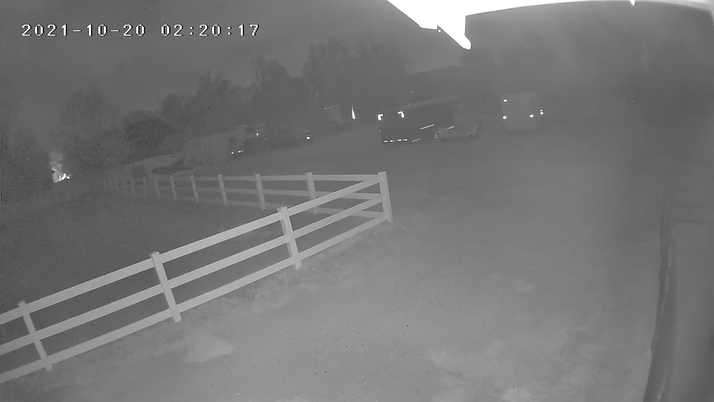
#> input picture Assignment1/Images/Image4.png, 714 x 402 px, shrunk from 1920 x 1080 before the run, found by its file name
$ jupyter execute --allow-errors Assignment1_src.ipynb
#> lines starting #> are read from the running program, lines starting #| are printed output that depends on the picture
**CO-OCCURRENCE MATRIX & CONTRAST:**

1. CALCULATE THE CO-OCCURRENCE MATRIX

[cell 1]
#THIS CELL TO CALCULATE THE CO-OCCURRENCE MATRIX

import numpy as np
import matplotlib.pyplot as plt
from PIL import Image

def CalculateCoOccurrence(image_path):
    # Load the grayscale image
#> called with image_path = 'Images\\Image4.png'
    image = Image.open(image_path).convert("L")
    image_array = np.array(image)

    # Get the dimensions of the image
    height, width = image_array.shape
#> height = 402; width = 714

    # Initialize the co-occurrence matrix
    North = 256
    South = 256
    co_occurrence_matrix = np.zeros((North, South), dtype=int)

    # Calculate co-occurrence matrix using North/South orientation
    for i in range(height):
        if i == height-1:
            break
        for j in range(width):
            pixel = image_array[i,j]
            neighbor = image_array[i+1,j]
            co_occurrence_matrix[pixel,neighbor] += 1
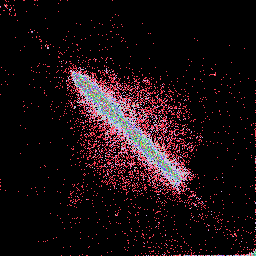
#> co_occurrence_matrix: shape (256, 256) int64; 382 distinct labels, from 0 to 5266; one colour per label, 0 black

    return co_occurrence_matrix

#Testing:
image_path = "Images\Image4.png" #PUT THE NUMBER OF THE IMAGE YOU WANT TO LOAD HERE
resulting_matrix = CalculateCoOccurrence(image_path)
np.set_printoptions(threshold=np.inf, linewidth=np.inf)
print(resulting_matrix)
#> (printed output is left out)

#> (the rest of this cell did not finish here and is left out)

[cell 2]
# [30 lines of commented-out code are left out]

2. CALCULATE CONTRAST

[cell 3]
#THIS CELL TO CALCULATE THE CONTRAST

def CalculateContrast(np_array):
    contrast_numerator=0
    for i in range(256):
        for j in range(256):
            contrast_numerator+=resulting_matrix[i,j]*abs(i-j)
#> after the loop, contrast_numerator = 516809


    contrast_denominator=0
    for i in range(256):
        for j in range(256):
            contrast_denominator+=abs(i-j)


    contrast=contrast_numerator/contrast_denominator
#> contrast = 0.0924

    return contrast
print_contrast=CalculateContrast(resulting_matrix)
#> print_contrast = 0.0924
print("Contrast: ",print_contrast)

**CALCULATE HISTOGRAMS:**

1. CALCULATE IMAGE HISTOGRAM

[cell 4]
#THIS CELL TO CALCULATE THE IMAGE HISTOGRAM

from PIL import Image
import matplotlib.pyplot as plt
import numpy as np

img = Image.open("Images/Image4.png").convert('L')


img_array = np.array(img)

# histogram and cumulative histogram


#histogram
def CalculateHistogram(img_array):
    intensity_counts = [0] * 256  # initialize a list of 256 zeros
    for i in range(img_array.shape[0]):
        for j in range(img_array.shape[1]):
            intensity = img_array[i][j]
            intensity_counts[intensity] += 1
#> after the loop, intensity_counts = 256 values, max 7923 at index 100, min 0 at index 2, mean 1121.2

    return intensity_counts

Image_histogram=CalculateHistogram(img_array)
#> Image_histogram has the same summary as intensity_counts in CalculateHistogram
print(Image_histogram)
plt.figure()
plt.plot(range(256), Image_histogram)
plt.title('Histogram')

plt.show()
#> figure, not shown here; curve peaks at x = 100, y = 7923

2. CALCULATE CUMULATIVE HISTOGRAM

[cell 5]
#THIS CELL TO CALCULATE THE CUMULATIVE HISTOGRAM
def CalculateCumulativeHistogram(intensity_counts):
    cumulative_counts = [0] * 256  # initialize a list of 256 zeros
    for i in range(256):
        cumulative_counts[i] = cumulative_counts[i-1] + intensity_counts[i]
#> after the loop, cumulative_counts = 256 values from 10 to 287028

    return cumulative_counts

Cumulative_Histogram=CalculateCumulativeHistogram(Image_histogram)
#> Cumulative_Histogram = 256 values from 10 to 287028
print(Cumulative_Histogram)
plt.figure()
plt.plot(range(256), Cumulative_Histogram)
plt.title('Cumulative Histogram')

plt.show()
#> figure, not shown here; curve peaks at x = 255, y = 287028

3. CALCULATE COLOR COVERING PERCENTAGE

[cell 6]
#THIS CELL TO CALCULATE THE COLOR COVERING PERCENTAGE

def GetColorAtPercentage(cumulative_histogram,percentage):
#> called with percentage = 10
    color_percentage = [0] * 256  # initialize a list of 256 zeros

    for i in range(256):
        color_percentage[i] = (cumulative_histogram[i]/cumulative_histogram[255])*100
#> after the loop, color_percentage = 256 values from 0.00348 to 100
    x1 = 0
    x2 = 0
    for x in range(256):
        if color_percentage[x] >= percentage:
            x1 = x
            break
    for x in range(256-1,0,-1):
        if color_percentage[x] <= 100-percentage:
            x2 = x
            break
    return x1, x2

GetColorAtPercentage(Cumulative_Histogram,10)
#> Out = (92, 145)

**MODIFY HISTOGRAMS**

1. CONTRAST STRETCHING

[cell 7]
from PIL import Image
import numpy as np
import matplotlib.pyplot as plt


im= Image.open("Images/Image1.png").convert("L")
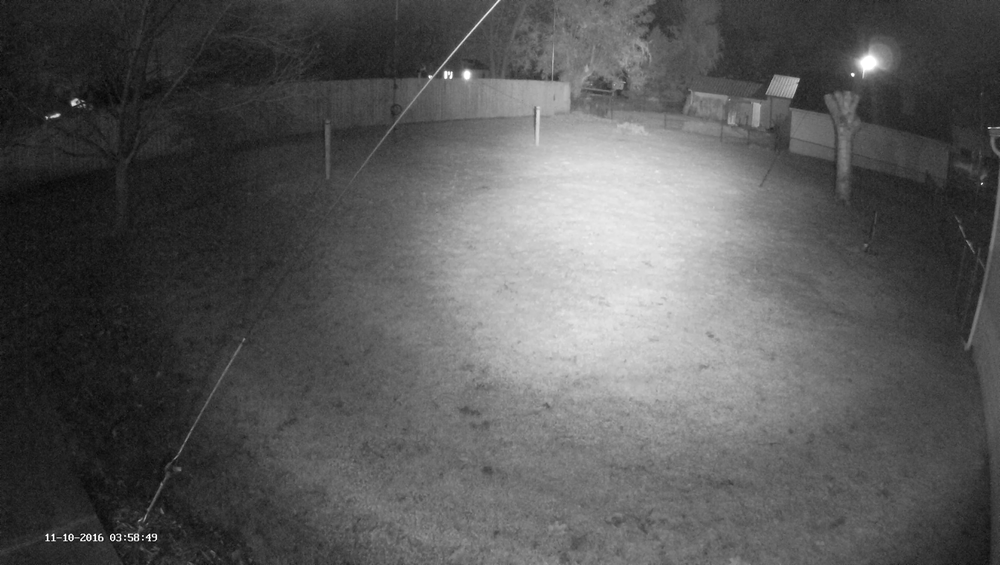
#> input picture Assignment1/Images/Image1.png, 1000 x 565 px, shrunk from 2688 x 1520 before the run
#> im is the input picture: PIL image 1000x565 L; min 0, max 255, mean 88.2
im2= Image.open("Images/Image2.png").convert("L")
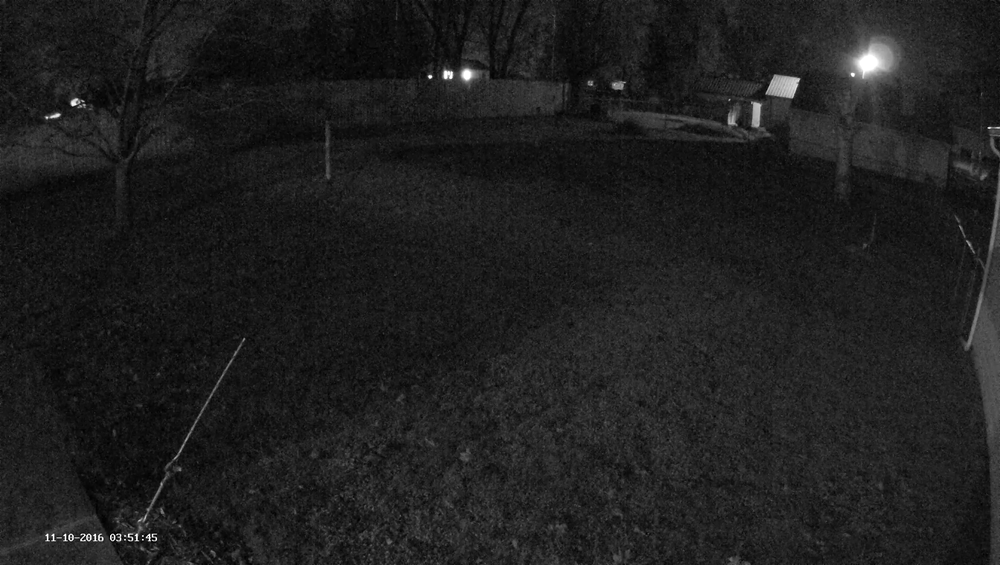
#> input picture Assignment1/Images/Image2.png, 1000 x 565 px, shrunk from 2688 x 1520 before the run
#> im2 is the input picture: PIL image 1000x565 L; min 0, max 255, mean 31
im3= Image.open("Images/Image3.png").convert("L")
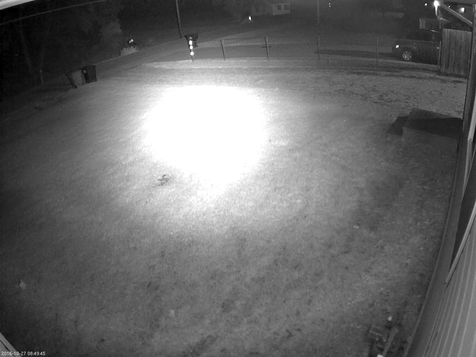
#> input picture Assignment1/Images/Image3.png, 476 x 357 px, shrunk from 1280 x 960 before the run
#> im3 is the input picture: PIL image 476x357 L; min 0, max 255, mean 105.6
imtest= Image.open("Images/Image4.png").convert("L")


pixel_intensity = [0]*256
cumulative_intensity = [0]*256


#plot the histogram
for pixel in imtest.getdata():

    intensity = pixel


    pixel_intensity[intensity] += 1
#> this loop made 287028 passes
#> (pixel, intensity) on passes 1 to 3: (100, 100), (102, 102), (104, 104)
#> after the loop, pixel_intensity has the same summary as intensity_counts in CalculateHistogram

#plt.plot(range(256), pixel_intensity, color='blue')
#plt.show()


cumulative_sum = 0
for i in range(256):
    cumulative_sum += pixel_intensity[i]
    cumulative_intensity[i] = cumulative_sum
#> this loop made 256 passes
#> cumulative_sum on passes 1 to 3: 10, 12, 12
#> after the loop, cumulative_intensity = 256 values from 10 to 287028; cumulative_sum = 287028


#plt.plot(range(256), cumulative_intensity, color='red')
#plt.show()


    # Open the image

im1_array = np.array(im)
im2_array = np.array(im2)
im3_array = np.array(im3)
imtest_array = np.array(imtest)
def ContrastStretching(im_array, a, b, c, d):
#> called with a = 0, b = 255, c = 88, d = 151
    for i in range(im_array.shape[0]):
        for j in range(im_array.shape[1]):
            if im_array[i][j] > d:
                im_array[i][j] = b
            elif im_array[i][j] < c:
                im_array[i][j] = a
            else:
                im_array[i][j] = (im_array[i][j] - c)*(b-a)/(d-c) + a
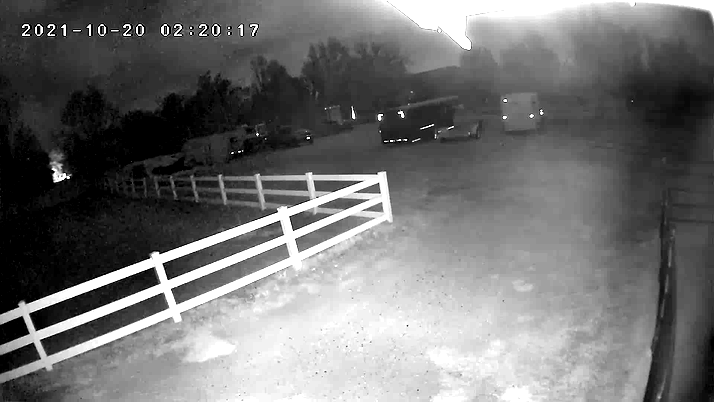
#> im_array: shape (402, 714); min 0, max 255, mean 113.3
    #convert imtest_array to image
    imtest2 = Image.fromarray(imtest_array)
    pixel_intensity = [0]*256
    for pixel in imtest2.getdata():

        intensity = pixel


        pixel_intensity[intensity] += 1
#> this loop made 287028 passes
#> (pixel, intensity) on passes 1 to 3: (48, 48), (56, 56), (64, 64)
#> after the loop, pixel_intensity = 256 values, max 15538 at index 255, min 0 at index 1, mean 1121.2
    cumulative_intensity = [0]*256
    cumulative_sum = 0
    for i in range(256):
        cumulative_sum += pixel_intensity[i]
        cumulative_intensity[i] = cumulative_sum
#> this loop made 256 passes
#> cumulative_sum on passes 1 to 3: 14936, 14936, 14936
#> after the loop, cumulative_intensity = 256 values from 14936 to 287028; cumulative_sum = 287028
    plt.plot(range(256), pixel_intensity, color='green')
    plt.show()
#> figure, not shown here; curve peaks at x = 255, y = 15538
    plt.plot(range(256), cumulative_intensity, color='black')
    plt.show()
#> figure, not shown here; curve peaks at x = 255, y = 287028
    return imtest2

plt.figure()
plt.imshow(ContrastStretching(imtest_array, 0, 255, 88, 151), cmap='gray')

2. HISTOGRAM EQUALIZATION

[cell 8]
# histogram equalization
def HistogramEqualization(image_array, min_intensity, max_intensity):
#> called with min_intensity = 0, max_intensity = 255
    width, height = image_array.shape
#> width = 402; height = 714

    # histogram and cumulative histogram
    intensity_counts = CalculateHistogram(image_array)
    cumulative_counts = CalculateCumulativeHistogram(intensity_counts)
#> cumulative_counts = 256 values from 10 to 287028
    color_percentage = [0] * 256    # initialize a list of 256 zeros
    total_pixels = width * height
#> total_pixels = 287028


   #normalization
    normalized_cumulative_sum = [0] * 256
    for i in range(256):
         normalized_cumulative_sum[i] =round((cumulative_counts[i] -  cumulative_counts[min_intensity]) * 255 / (cumulative_counts[max_intensity] - cumulative_counts[min_intensity]))
#> after the loop, normalized_cumulative_sum = 256 values from 0 to 255


    plt.figure()
    plt.plot(range(256), normalized_cumulative_sum)
    plt.title('Normalized Cumulative Sum')


    # histogram equalization

    new_image = np.zeros_like(image_array)
    for y in range(height):
        for x in range(width):
            intensity = image_array[x][y]
            #new_intensity = min(max(round((cumulative_counts[intensity] -  cumulative_counts[min_intensity]) * 255 / (cumulative_counts[max_intensity] - cumulative_counts[min_intensity])),0),255)
            new_intensity = min(max(round(normalized_cumulative_sum[intensity]),0),255)

            new_image[x][y] = new_intensity
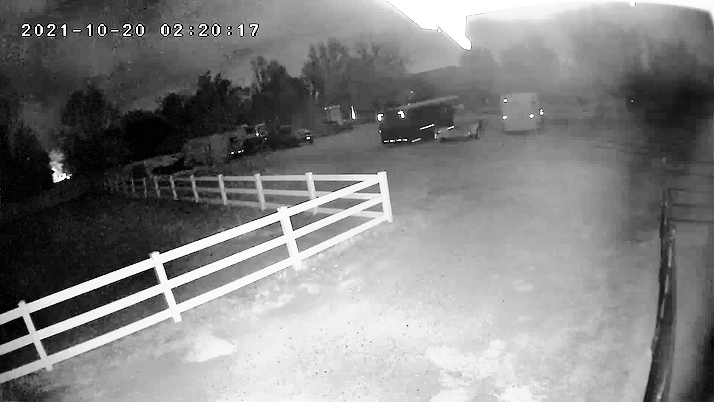
#> new_image: shape (402, 714); min 0, max 255, mean 129.5

    final_image = Image.fromarray(new_image)

    #final_image = Image.new('L', (width, height))
    #final_image.putdata(new_image)


    # histogram of newimg
    new_intensity_counts = CalculateHistogram(new_image)
#> new_intensity_counts = 256 values, max 7923 at index 68, min 0 at index 5, mean 1121.2
    new_cumulative_counts = CalculateCumulativeHistogram(new_intensity_counts)
#> new_cumulative_counts = 256 values from 514 to 287028


    # plot old and new histograms

    plt.figure()
    plt.plot(range(256), intensity_counts, label='Old Histogram')
    plt.plot(range(256), new_intensity_counts, label='New Histogram')
    plt.title('Histogram Comparison')
    plt.legend()

    # plot old and new cumulative histograms
    plt.figure()
    plt.plot(range(256), cumulative_counts, label='Old Cumulative Histogram')
    plt.plot(range(256), new_cumulative_counts, label='New Cumulative Histogram')
    plt.title('Cumulative Histogram Comparison')
    plt.legend()

    plt.show()
#> figure, not shown here; curve peaks at x = 255, y = 255
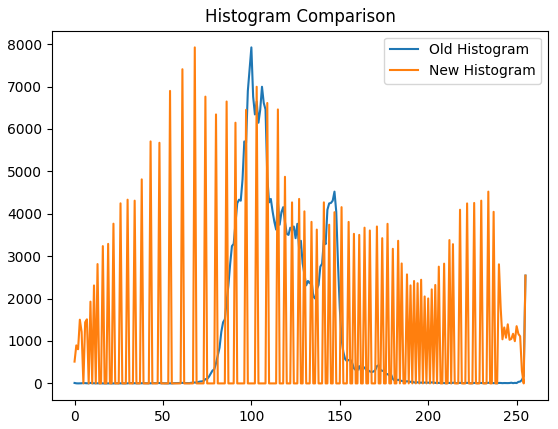
#> figure drawn by matplotlib, 1 panel; curve peaks at x = 100, y = 7923; curve peaks at x = 68, y = 7923
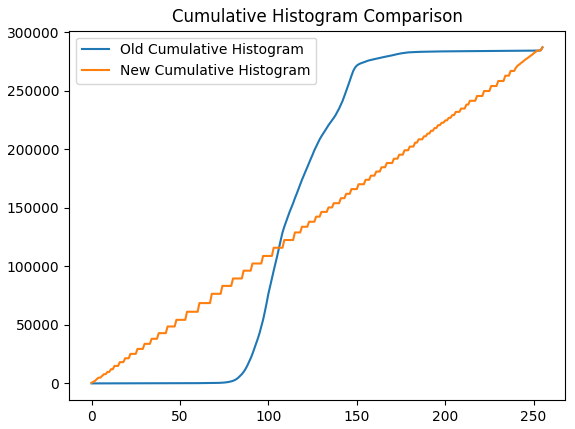
#> figure drawn by matplotlib, 1 panel; curve peaks at x = 255, y = 287028; curve peaks at x = 255, y = 287028

    return final_image
imtest= Image.open("Images/Image4.png").convert("L")
imtest_array = np.array(imtest)
plt.figure()
plt.imshow(HistogramEqualization(imtest_array, 0, 255), cmap='gray')

3. GREY SCALE TRANSFORMATION

[cell 9]
#THIS CELL TO DO GREY SCALE TRANSFORMATION

def GrayscaleTransformation(img_array, x1, y1, x2, y2):


#> called with x1 = 88, y1 = 5, x2 = 151, y2 = 250
    width, height = img_array.shape
#> width = 402; height = 714
    new_image = np.zeros_like(img_array)
    for y in range(height):
        for x in range(width):
            intensity = img_array[x][y]
            if intensity <= x1:
                new_intensity = (intensity * y1) / x1
            elif intensity > x1 and intensity <= x2:
                new_intensity = (((y2 - y1) / (x2 - x1)) * (intensity - x1)) + y1
            else:
                new_intensity = (((255 - y2) / (255 - x2)) * (intensity - x2)) + y2
            new_image[x][y] = new_intensity

    final_image = Image.fromarray(new_image)
    #final_image.putdata(new_image)

    return final_image

final_image = GrayscaleTransformation(img_array,88,5,151,250)
finalarr = np.array(final_image)
histogram = CalculateHistogram(finalarr)
#> histogram = 256 values, max 11757 at index 4, min 0 at index 6, mean 1121.2
cumulative_histogram = CalculateCumulativeHistogram(histogram)
#> cumulative_histogram = 256 values from 64 to 287028

plt.figure()
plt.plot(range(256), histogram, label='New Histogram')

plt.figure()
plt.plot(range(256), cumulative_histogram, label='New Cumulative Histogram')


plt.figure()
plt.imshow(final_image, cmap='gray')

plt.show()
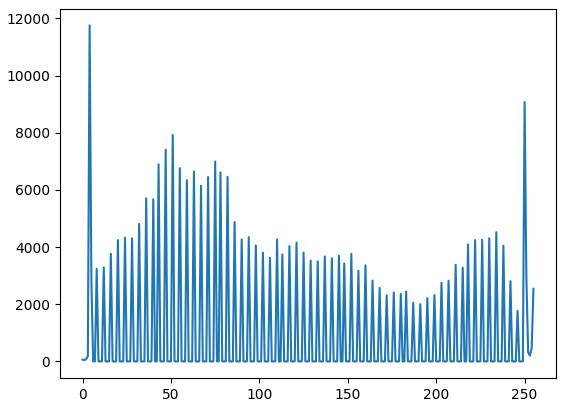
#> figure drawn by matplotlib, 1 panel; curve peaks at x = 4, y = 11757
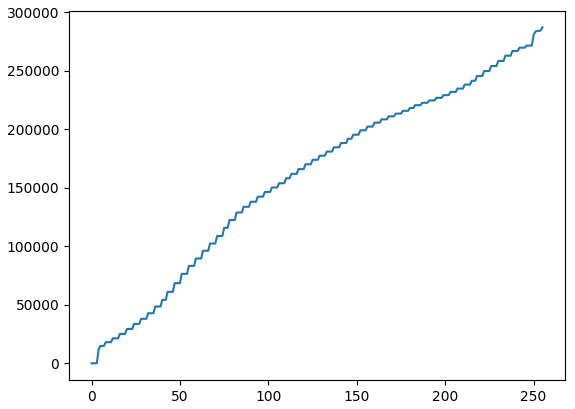
#> figure drawn by matplotlib, 1 panel; curve peaks at x = 255, y = 287028
